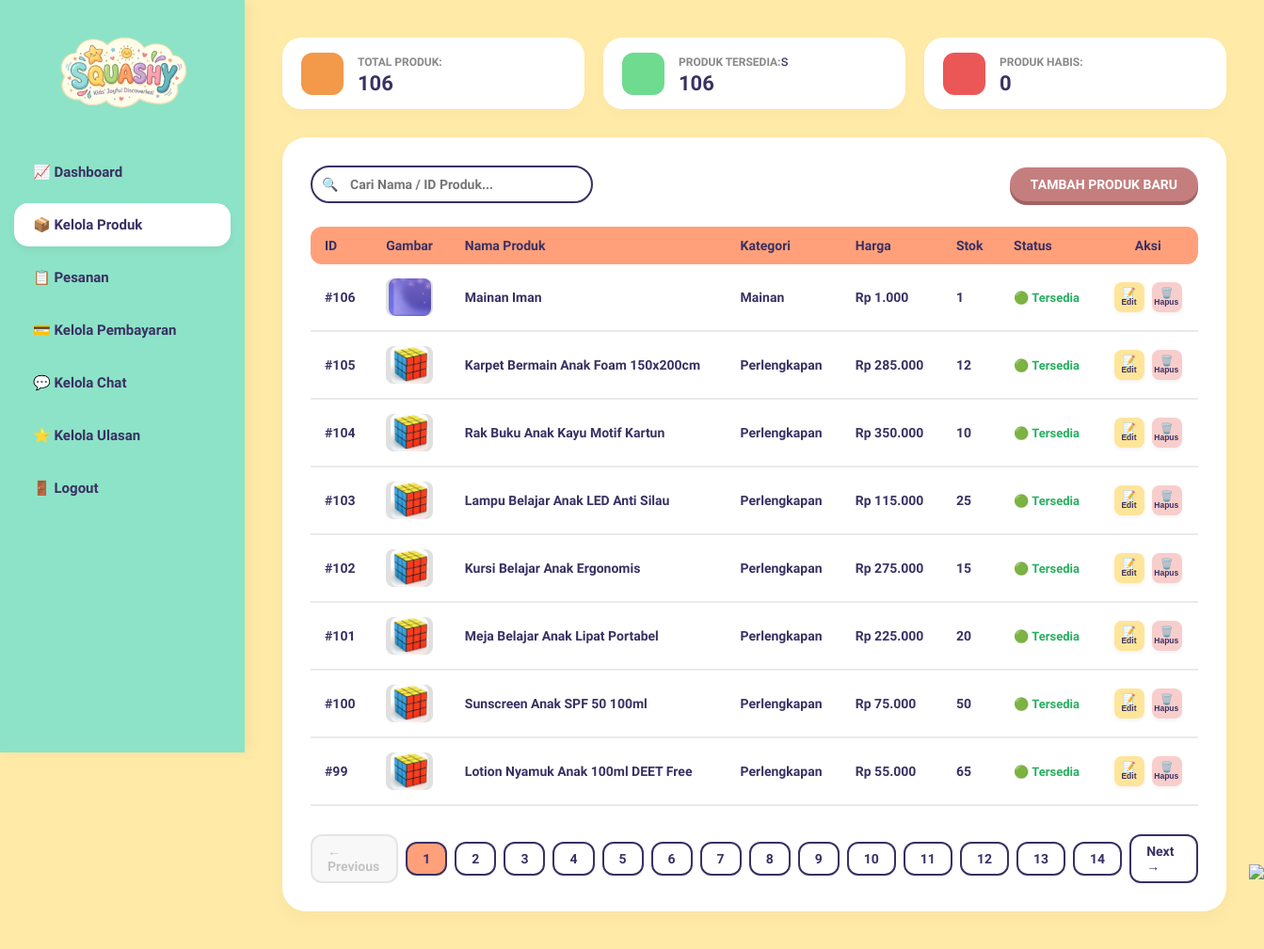
Page /admin/kelola_produk.php on the committed database.
### tables this page shows
CREATE TABLE `produk` (
  `id_produk` int NOT NULL,
  `id_kategori` int NOT NULL,
  `nama_produk` varchar(255) NOT NULL,
  `harga` int NOT NULL,
  `stok` int DEFAULT '0',
  `deskripsi` varchar(255) DEFAULT NULL,
  `foto` varchar(255) DEFAULT NULL
);

CREATE TABLE `kategori` (
  `id_kategori` int NOT NULL,
  `nama_kategori` varchar(255) NOT NULL
);

### admin/kelola_produk.php (the view, shortened to what this page needs)
<?php
require_once '../config/database.php';
$query_total = mysqli_query($conn, "SELECT COUNT(*) as total FROM `produk`");
$data_total  = mysqli_fetch_assoc($query_total);
$total_produk = $data_total['total'];
$query_ready = mysqli_query($conn, "SELECT COUNT(*) as ready FROM `produk` WHERE `stok` > 0");
$data_ready  = mysqli_fetch_assoc($query_ready);
$produk_tersedia = $data_ready['ready'];
$query_empty = mysqli_query($conn, "SELECT COUNT(*) AS total_empty FROM `produk` WHERE `stok` = 0");
$data_empty  = mysqli_fetch_assoc($query_empty);
$produk_habis = $data_empty['total_empty'];
$search = "";
$where_clause = "";
$limit = 8;
$page = isset($_GET['page']) ? (int)$_GET['page'] : 1;
$sql_count = "SELECT COUNT(*) as total
              FROM `produk` p
              LEFT JOIN `kategori` k ON p.id_kategori = k.id_kategori" . $where_clause;
$query_count = mysqli_query($conn, $sql_count);
$count_row = mysqli_fetch_assoc($query_count);
$total_products = $count_row['total'];
$total_pages = ceil($total_products / $limit);
$offset = ($page - 1) * $limit;
$sql_produk = "SELECT p.*, k.nama_kategori
               FROM `produk` p
               LEFT JOIN `kategori` k ON p.id_kategori = k.id_kategori" . $where_clause . "
               ORDER BY p.id_produk DESC
               LIMIT $limit OFFSET $offset";
$result_produk = mysqli_query($conn, $sql_produk);
?>
<!DOCTYPE html>
<html lang="id">
<head>
</head>
<body>
    <?php require_once '../components/layout/header_admin.php'; ?>
    <div class="main-content">
        <div class="stats-row">
            <div class="stat-card">
                <div class="color-block orange"></div>
                <div class="stat-info">
                    <span>Total Produk:</span>
                    <h2><?= $total_produk; ?></h2>
                </div>
            </div>
            <div class="stat-card">
                <div class="color-block green"></div>
                <div class="stat-info">
                    <span>Produk Tersedia:</span>s
                    <h2><?= $produk_tersedia; ?></h2>
                </div>
            </div>
            <div class="stat-card">
                <div class="color-block pink"></div>
                <div class="stat-info">
                    <span>Produk Habis:</span>
                    <h2><?= $produk_habis; ?></h2>
                </div>
            </div>
        </div>
        <div class="table-container">
            <div class="table-action-bar">
                <form method="GET" action="" class="search-box">
                    <button type="submit">🔍</button>
                    <input type="text" name="search" placeholder="Cari Nama / ID Produk..." value="<?= htmlspecialchars($search); ?>">
                </form>
                <button type="button" class="btn-tambah" id="open-modal">Tambah Produk Baru</button>
            </div>
            <table class="main-table">
                <thead>
                    <tr>
                        <th>ID</th>
                        <th>Gambar</th>
                        <th>Nama Produk</th>
                        <th>Kategori</th>
                        <th>Harga</th>
                        <th>Stok</th>
                        <th>Status</th>
                        <th style="text-align: center;">Aksi</th>
                    </tr>
                </thead>
                <tbody>
                    <?php
                    if (mysqli_num_rows($result_produk) > 0) {
                        while ($row = mysqli_fetch_assoc($result_produk)) {
                            if ($row['stok'] > 0) {
                                $status_badge = '<div class="status-badge tersedia">🟢 Tersedia</div>';
                            } else {
                                $status_badge = '<div class="status-badge habis">🔴 Habis</div>';
                            }
                    ?>
                            <tr>
                                <td>#<?= $row['id_produk']; ?></td>
                                <td>
                                    <?php if (!empty($row['foto'])): ?>
                                        <div class="img-container-td">
                                            <img src="../<?= htmlspecialchars($row['foto']); ?>" alt="<?= htmlspecialchars($row['nama_produk']); ?>" style="max-width:100%; max-height:100%; border-radius:8px; object-fit:cover;" />
                                        </div>
                                    <?php else: ?>
                                        <div class="img-container-td">🧸</div>
                                    <?php endif; ?>
                                </td>
                                <td><?= htmlspecialchars($row['nama_produk']); ?></td>
                                <td><?= htmlspecialchars($row['nama_kategori'] ?? 'Tanpa Kategori'); ?></td>
                                <td>Rp <?= number_format($row['harga'], 0, ',', '.'); ?></td>
                                <td><?= $row['stok']; ?></td>
                                <td><?= $status_badge; ?></td>
                                <td>
                                    <div class="action-group">
                                        <button type="button" class="action-btn btn-edit" data-id="<?= $row['id_produk']; ?>">📝<span>Edit</span></button>
                                        <button type="button" class="action-btn btn-hapus btn-delete" data-id="<?= $row['id_produk']; ?>">🗑️<span>Hapus</span></button>
                                    </div>
                                </td>
                            </tr>
                        <?php
                        }
                    } ?>
                </tbody>
            </table>
            <?php
            $search_query_param = ($search !== '') ? '&search=' . urlencode($search) : '';
            ?>
            <div class="pagination-bar">
                <?php if ($page > 1): ?>
                    <a href="?page=<?= $page - 1 ?><?= $search_query_param ?>">← Previous</a>
                <?php else: ?>
                    <span class="disabled">← Previous</span>
                <?php endif; ?>
                <?php for ($i = 1; $i <= $total_pages; $i++): ?>
                    <?php if ($i == $page): ?>
                        <a href="#" class="page-num active"><?= $i ?></a>
                    <?php else: ?>
                        <a href="?page=<?= $i ?><?= $search_query_param ?>" class="page-num"><?= $i ?></a>
                    <?php endif; ?>
                <?php endfor; ?>
                <?php if ($page < $total_pages): ?>
                    <a href="?page=<?= $page + 1 ?><?= $search_query_param ?>">Next →</a>
                <?php else: ?>
                    <span class="disabled">Next →</span>
                <?php endif; ?>
            </div>
        </div>
    </div>
    <img src="../assets/images/decor-right.png" class="decor-flower-bottom">
</body>
</html>

### admin/kelola_produk.php (style rules this page uses)
:root { --mint-bg: #8DE3C7; --cream-bg: #FFEAA7; --dark-purple: #3A3063; --orange-card: #F2994A; --green-card: #6EDB8F; --pink-card: #EB5757; --coral-header: #FFA07A; --soft-gray: #F9F9F9; --white: #FFFFFF; }
* { margin: 0; padding: 0; box-sizing: border-box; }
body { font-family: 'Quicksand', sans-serif; background-color: var(--cream-bg); color: var(--dark-purple); min-height: 100vh; display: flex; }
.main-content { margin-left: 260px; flex: 1; padding: 40px; position: relative; min-height: 100vh; }
.stats-row { display: grid; grid-template-columns: 1fr 1fr 1fr; gap: 20px; margin-bottom: 30px; }
.stat-card { background: white; border-radius: 20px; padding: 15px 20px; display: flex; align-items: center; gap: 15px; box-shadow: 0 6px 15px rgba(0, 0, 0, 0.02); }
.color-block { width: 45px; height: 45px; border-radius: 12px; }
.color-block.orange { background-color: var(--orange-card); }
.color-block.green { background-color: var(--green-card); }
.color-block.pink { background-color: var(--pink-card); }
.stat-info span { font-size: 12px; font-weight: 700; color: #888; text-transform: uppercase; }
.stat-info h2 { font-size: 22px; font-weight: 900; margin-top: 2px; }
.table-container { background: white; border-radius: 25px; padding: 30px; box-shadow: 0 8px 20px rgba(0, 0, 0, 0.03); }
.table-action-bar { display: flex; justify-content: space-between; align-items: center; margin-bottom: 25px; }
.search-box { position: relative; width: 300px; }
.search-box input { width: 100%; padding: 10px 15px 10px 40px; border: 2px solid var(--dark-purple); border-radius: 20px; font-family: 'Quicksand', sans-serif; font-weight: 700; outline: none; font-size: 14px; }
.search-box button { position: absolute; left: 12px; top: 50%; transform: translateY(-50%); background: none; border: none; cursor: pointer; font-size: 14px; }
.btn-tambah { background-color: #C57E7E; color: white; border: none; padding: 10px 22px; border-radius: 20px; font-family: 'Quicksand', sans-serif; font-weight: 900; font-size: 14px; cursor: pointer; box-shadow: 0 4px 0 #A06262; text-transform: uppercase; text-decoration: none; display: inline-block; transition: transform 0.1s; }
.main-table { width: 100%; border-collapse: collapse; text-align: left; margin-bottom: 25px; }
.main-table th { background-color: var(--coral-header); color: var(--dark-purple); font-weight: 900; font-size: 14px; padding: 12px 15px; text-transform: capitalize; }
.main-table th:first-child { border-top-left-radius: 12px; border-bottom-left-radius: 12px; }
.main-table th:last-child { border-top-right-radius: 12px; border-bottom-right-radius: 12px; }
.main-table td { padding: 15px; font-size: 14px; font-weight: 700; border-bottom: 2px solid #EAEAEA; vertical-align: middle; }
.img-container-td { width: 50px; height: 40px; background-color: #E0E0E0; border-radius: 8px; display: flex; align-items: center; justify-content: center; font-size: 18px; }
.status-badge { display: inline-flex; align-items: center; gap: 5px; font-size: 13px; font-weight: 700; }
.status-badge.tersedia { color: #27AE60; }
.action-group { display: flex; gap: 8px; justify-content: center; }
.action-btn { border: none; border-radius: 8px; width: 32px; height: 32px; cursor: pointer; display: flex; flex-direction: column; justify-content: center; align-items: center; font-size: 11px; font-weight: 700; color: var(--dark-purple); box-shadow: 0 2px 4px rgba(0, 0, 0, 0.05); text-decoration: none; }
.btn-edit { background-color: #FFE599; }
.btn-hapus { background-color: #F8CECC; }
.action-btn span { font-size: 10px; transform: scale(0.85); margin-top: -2px; }
.pagination-bar { display: flex; justify-content: center; align-items: center; gap: 8px; font-size: 14px; font-weight: 700; margin-top: 30px; }
.pagination-bar a, .pagination-bar span { text-decoration: none; color: var(--dark-purple); padding: 8px 16px; border-radius: 12px; background: white; border: 2px solid var(--dark-purple); transition: all 0.2s ease; }
.pagination-bar a.active { background-color: var(--coral-header); pointer-events: none; }
.pagination-bar span.disabled { opacity: 0.5; cursor: not-allowed; pointer-events: none; background-color: #f2f2f2; border-color: #ccc; color: #888; }
.decor-flower-bottom { position: fixed; bottom: 0; right: 0; height: 90px; pointer-events: none; z-index: 5; }

### rows in the picture
produk: id_produk "106", foto (picture), nama_produk "Mainan Iman", id_kategori.nama_kategori "Mainan", harga "1.000", stok "1", shows "🟢 Tersedia"
produk: id_produk "105", foto (picture), nama_produk "Karpet Bermain Anak Foam 150x200cm", id_kategori.nama_kategori "Perlengkapan", harga "285.000", stok "12", shows "🟢 Tersedia"
produk: id_produk "104", foto (picture), nama_produk "Rak Buku Anak Kayu Motif Kartun", id_kategori.nama_kategori "Perlengkapan", harga "350.000", stok "10", shows "🟢 Tersedia"
produk: id_produk "103", foto (picture), nama_produk "Lampu Belajar Anak LED Anti Silau", id_kategori.nama_kategori "Perlengkapan", harga "115.000", stok "25", shows "🟢 Tersedia"
produk: id_produk "102", foto (picture), nama_produk "Kursi Belajar Anak Ergonomis", id_kategori.nama_kategori "Perlengkapan", harga "275.000", stok "15", shows "🟢 Tersedia"
produk: id_produk "101", foto (picture), nama_produk "Meja Belajar Anak Lipat Portabel", id_kategori.nama_kategori "Perlengkapan", harga "225.000", stok "20", shows "🟢 Tersedia"
produk: id_produk "100", foto (picture), nama_produk "Sunscreen Anak SPF 50 100ml", id_kategori.nama_kategori "Perlengkapan", harga "75.000", stok "50", shows "🟢 Tersedia"
produk: id_produk "99", foto (picture), nama_produk "Lotion Nyamuk Anak 100ml DEET Free", id_kategori.nama_kategori "Perlengkapan", harga "55.000", stok "65", shows "🟢 Tersedia"

### other values in the picture
$total_produk "106"
$produk_tersedia "106"
$produk_habis "0"
